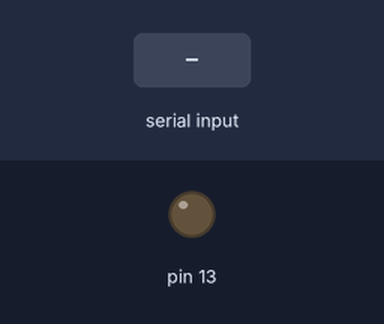
Recording of a sketch running on a simulated Arduino Uno, built with avr-gcc and run on an emulated ATmega328P. On the bench: output pins drawn as LEDs (lit = HIGH). Inputs (shaded band) come from the test bench.

Above: at 1.2 s.
1.3 s: "1" received over Serial
At 2.3 s:
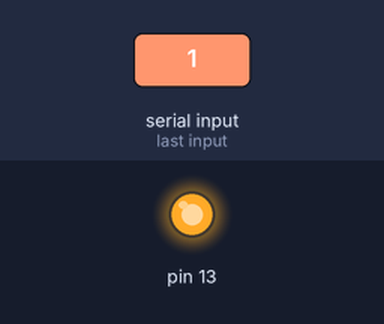
2.8 s: "0" received over Serial
At 3.4 s:
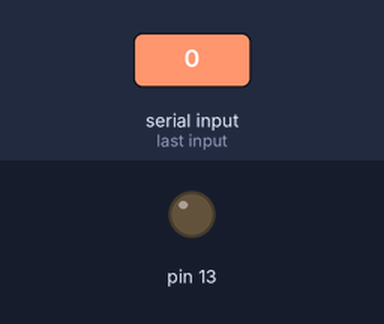
Timing chart, 0 to 5.8 s (numbered marks = the images above; inputs shaded):
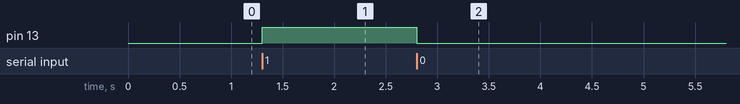

The sketch:

ex3LedBlink.ino
```cpp
void setup() {
  // put your setup code here, to run once:
      pinMode(13,OUTPUT);
      Serial.begin(115200);
}

void loop() {
  // put your main code here, to run repeatedly:
      if(Serial.available()){
       char rx = Serial.read();
        if(rx=='0'){
          digitalWrite(13,LOW);
        }
        else if(rx=='1'){
          digitalWrite(13,HIGH);
        }
      }
}
```

Measured:
- after the input at 1.3 s, pin 13: LOW → HIGH at once
- after the input at 2.8 s, pin 13: HIGH → LOW at once
